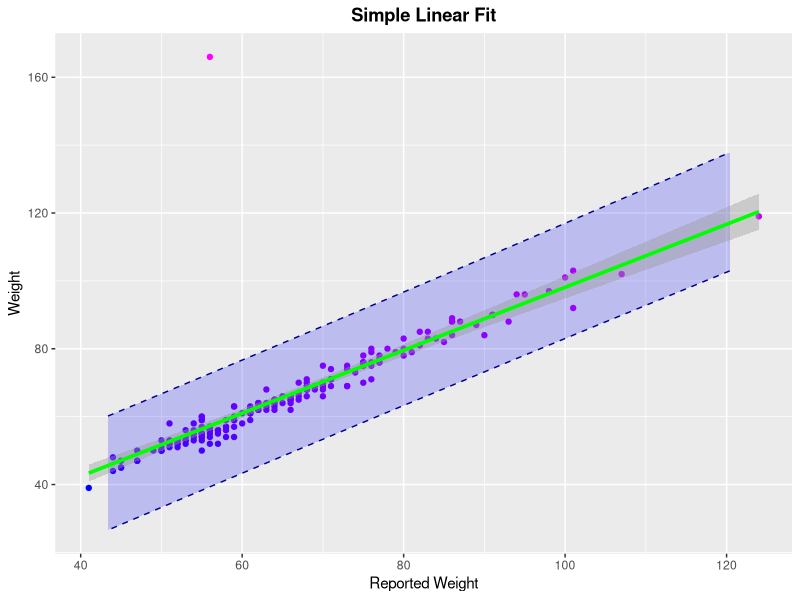
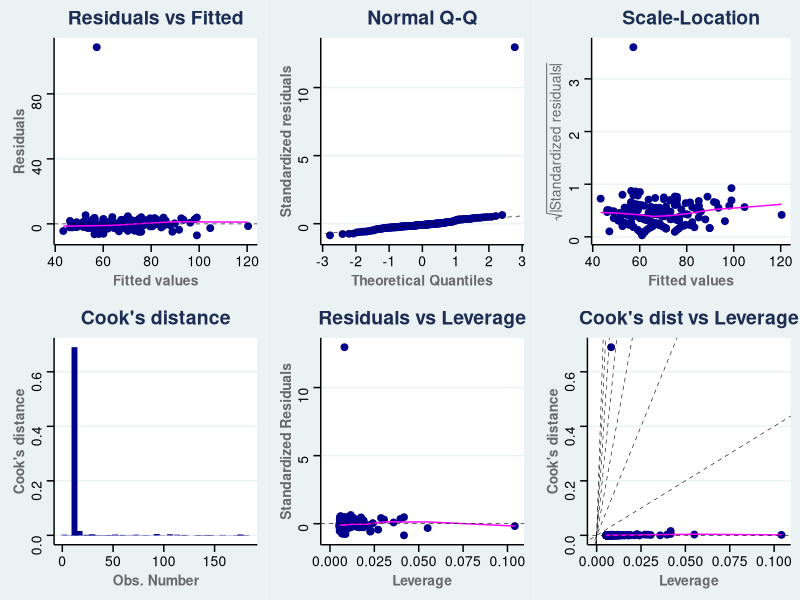

Write the R code that produced these figures, in order.
# Loading Packages & Data -------------------------------------------------

library(dplyr)
library(ggplot2)
library(ggfortify)
library(ggthemes)
library(car)

df <-
        as.data.frame(read.csv("./data/Davis.csv"))


# Fitting a Simple Linear Regression Model --------------------------------

fit <-
        lm(
                formula = weight ~ repwt,
                data = Davis
        )

linear <-
        list(
                "fit" = fit,
                "summary" = S(fit)
        )

rm("fit")


# Confidence & Prediction Intervals ---------------------------------------

prediction <- 
        Predict(
                object = with(linear, fit),
                interval = "prediction",
                level = 0.95
        ) |> as.data.frame()

prediction <- cbind(prediction, "response" = linear$fit$model$weight)


confidence <-
        Confint(
                object = with(linear, fit),
                interval = "confidence",
                type = "terms",
                level = 0.95
        )


# Plotting the Linear Regression Fit --------------------------------------

ggplot(data = prediction) +
        geom_ribbon(
                mapping = aes(x = fit, y = response,
                              ymin = lwr, ymax = upr),
                alpha = 0.2, fill = "blue", color = "darkblue",
                linetype = "dashed"
        ) +
        geom_point(
                data = df,
                mapping = aes(x = repwt, y = weight, col = weight)
        )  +
        geom_smooth(method = lm, data = df,
                    mapping = aes(repwt, weight), formula = y ~ x,
                    color = "green", size = 1.25) +
        labs(
                title = "Simple Linear Fit",
                x = "Reported Weight",
                y = "Weight"
        ) +
        scale_color_gradient(low = "blue", high = "magenta") +
        theme(
                plot.title = element_text(face = "bold", hjust = .5),
                legend.position = "none"
        )



# Regression Diagnostic Plots ---------------------------------------------


autoplot(with(linear, fit), which = 1:6, colour = "darkblue",
         smooth.colour = "magenta", ad.colour = "black",
         label.n = 0, ncol = 3, size = 2
) +
        theme_stata() +
        theme(
                plot.title = element_text(face = "bold", hjust = .5),
                axis.title.x = element_text(face = "bold", color = "dimgrey"),
                axis.title.y = element_text(face = "bold", color = "dimgrey"),
        )


# Testing for Outliers: Leverage & Influence ------------------------------


# Calculating the Influence Measures: Dffits, Dbetas, Hat Values,
# Cook's Distance
influence <- 
        with(linear, fit) |> 
        influence.measures()


influence <- influence[[1]] |> 
        as.data.frame()

# Top 5 Influential Observations: Cook's Distance
influence |> 
        select(cook.d, dffit) |> 
        arrange(desc(cook.d)) |> 
        head(5)

# Top 5 Observations with the Highest Leverage
influence |> 
        select(hat) |> 
        arrange(desc(hat)) |> 
        head(5)


# Updating the Linear Model: Removing the 12th Observation ----------------

old_fit <- linear$fit

linear$fit <-
        update(
        linear$fit, 
        subset = -12
)

linear$summary <-
        S(linear$fit)

# The Standard Errors have been reduced after dropping the outlier
compareCoefs(old_fit, linear$fit)

# High Reduction of the Residual Standard Deviation
c(
        "old" = S(old_fit)$sigma,
        "new" = linear$summary$sigma
)

# Tremendous Increase in the Coefficient Of Determination
c(
        "old" = S(old_fit)$r.squared,
        "new" = linear$summary$r.squared
)





# Linear Hypothesis Test -------------------------------------------------------

linearHypothesis(
        linear$fit,
        diag(2),
        c(0, 1))
